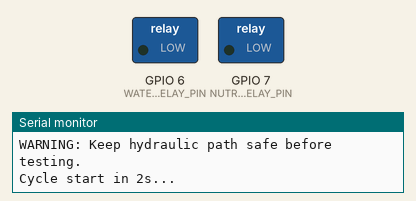
Simulated run of this sketch. Board: ESP32-C3. Parts: switched loads named in the sketch (green lamp = pin HIGH), the last lines printed to the serial monitor.

Above: at 1.4 s.
At 3.6 s:
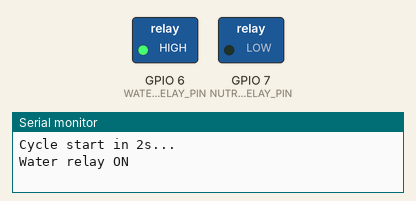
At 8.1 s:
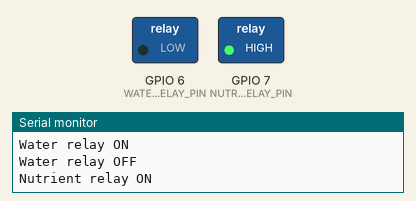
Timing chart, 0 to 14.7 s (numbered marks = the images above):
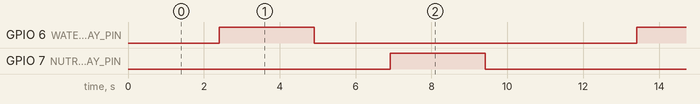

The sketch:

05_relay_valve_test.ino
```cpp
#include <Arduino.h>

const uint32_t SERIAL_BAUD = 115200;

const uint8_t WATER_RELAY_PIN = 6;
const uint8_t NUTRIENT_RELAY_PIN = 7;

// Match this with your relay hardware behavior.
// true  = HIGH energizes relay
// false = LOW energizes relay
const bool RELAY_ACTIVE_HIGH = true;

const uint32_t PRE_DELAY_MS = 2000;
const uint32_t PULSE_MS = 2500;
const uint32_t GAP_MS = 2000;

void setRelay(uint8_t pin, bool on)
{
  bool level = on ? RELAY_ACTIVE_HIGH : !RELAY_ACTIVE_HIGH;
  digitalWrite(pin, level ? HIGH : LOW);
}

void allRelaysOff()
{
  setRelay(WATER_RELAY_PIN, false);
  setRelay(NUTRIENT_RELAY_PIN, false);
}

void setup()
{
  Serial.begin(SERIAL_BAUD);
  delay(400);
  Serial.println();
  Serial.println("=== NILA Module Test 05: Relay / Valve Test ===");
  Serial.printf("Water relay pin: GPIO%u\n", WATER_RELAY_PIN);
  Serial.printf("Nutrient relay pin: GPIO%u\n", NUTRIENT_RELAY_PIN);
  Serial.printf("RELAY_ACTIVE_HIGH: %s\n", RELAY_ACTIVE_HIGH ? "true" : "false");
  Serial.println("WARNING: Keep hydraulic path safe before testing.");

  pinMode(WATER_RELAY_PIN, OUTPUT);
  pinMode(NUTRIENT_RELAY_PIN, OUTPUT);
  allRelaysOff();
}

void loop()
{
  Serial.println("\nCycle start in 2s...");
  delay(PRE_DELAY_MS);

  Serial.println("Water relay ON");
  setRelay(WATER_RELAY_PIN, true);
  delay(PULSE_MS);
  Serial.println("Water relay OFF");
  setRelay(WATER_RELAY_PIN, false);

  delay(GAP_MS);

  Serial.println("Nutrient relay ON");
  setRelay(NUTRIENT_RELAY_PIN, true);
  delay(PULSE_MS);
  Serial.println("Nutrient relay OFF");
  setRelay(NUTRIENT_RELAY_PIN, false);

  delay(GAP_MS);
}
```

Measured:
- by itself, GPIO 6 (WATER_RELAY_PIN), GPIO 7 (NUTRIENT_RELAY_PIN): alternates HIGH for 2.5 s and LOW for 8.5 s
- by itself, everything shown: repeats every 11.0 s, in 4 steps
